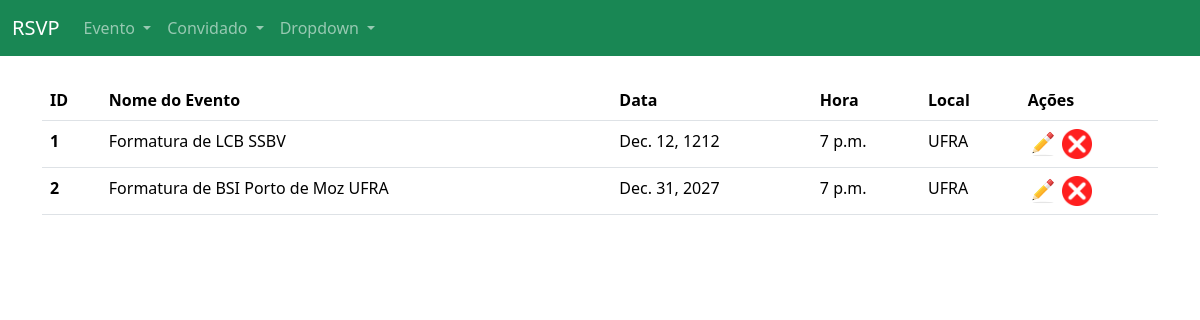
/eventolistar/, run on an earlier commit of the app's database.
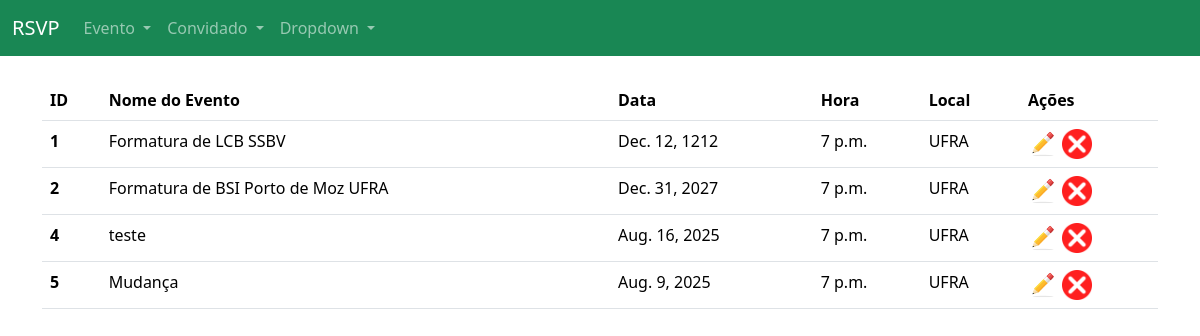
And on a later commit of the database.
### convidados/models.py (models this page shows, shortened)
class Eventos(models.Model):
    nome = models.CharField(max_length=100)
    data = models.DateField()
    hora = models.TimeField()
    local = models.CharField(max_length=100)

### convidados/views.py (the view)
# urls.py: path('eventolistar/', eventolistar, name='eventolistar'),
def eventolistar(request):
    eventos = Eventos.objects.all()
    return render(request, 'convidados/eventolistar.html',{'eventos':eventos})

### templates/convidados/eventoListar.html (shortened to what this page needs)
{% extends 'convidados/menu.html' %}
{% load static %}
{% block body %}
<br>
<div class="container">
    <table class="table">
        <thead>
        <tr>
            <th scope="col">ID</th>
            <th scope="col">Nome do Evento</th>
            <th scope="col">Data</th>
            <th scope="col">Hora</th>
            <th scope="col">Local</th>
            <th scope="col">Ações</th>
        </tr>
        </thead>
        <tbody>
        {% for evento in eventos %}
        <tr>
            <th scope="row">{{evento.id}}</th>
            <td>{{evento.nome}}</td>
            <td>{{evento.data}}</td>
            <td>{{evento.hora}}</td>
            <td>{{evento.local}}</td>
            <td>
                <a href="{% url 'convidados:eventoeditar' evento.id %}"><img src="{% static 'img/editar.png' %}" height="30px"></a>
                <img src="{% static 'img/excluir.png' %}" height="30px" style="cursor:pointer" class="btnExcluir" data-id="{{evento.id}}" data-nome="{{evento.nome}}" data-bs-toggle="modal" data-bs-target="#modalExcluir"></img>
            </td>
        </tr>
        {% endfor %}
        </tbody>
    </table>
</div>
{% endblock %}

### templates/convidados/menu.html (shortened to what this page needs)
{% extends 'base.html' %}
{% load static %}
{% block menu %}
<nav class="navbar navbar-expand-lg bg-success" data-bs-theme="dark">
  <div class="container-fluid">
    <a class="navbar-brand" href="{% url 'convidados:home' %}">RSVP</a>
    <div class="collapse navbar-collapse" id="navbarSupportedContent">
      <ul class="navbar-nav me-auto mb-2 mb-lg-0">
        <li class="nav-item dropdown">
          <a class="nav-link dropdown-toggle" href="#" role="button" data-bs-toggle="dropdown" aria-expanded="false">
            Evento
          </a>
        </li>
        <li class="nav-item dropdown">
          <a class="nav-link dropdown-toggle" href="#" role="button" data-bs-toggle="dropdown" aria-expanded="false">
            Convidado
          </a>
        </li>
        <li class="nav-item dropdown">
          <a class="nav-link dropdown-toggle" href="#" role="button" data-bs-toggle="dropdown" aria-expanded="false">
            Dropdown
          </a>
        </li>
      </ul>
    </div>
  </div>
</nav>
{% endblock %}

### templates/base.html (shortened to what this page needs)
{% load static %}
<!DOCTYPE html>
<html lang="pt-br">
<head>
  <link href="https://cdn.jsdelivr.net/npm/bootstrap@5.3.8/dist/css/bootstrap.min.css" rel="stylesheet">
</head>
<body>
{% block menu %}{% endblock %}
{% block body %}{% endblock %}
</body>
</html>

What changed in the data, as far as the page shows it:
added Eventos: id "4", nome "teste", data "Aug. 16, 2025", hora "7 p.m.", local "UFRA"
added Eventos: id "5", nome "Mudança", data "Aug. 9, 2025", hora "7 p.m.", local "UFRA"
